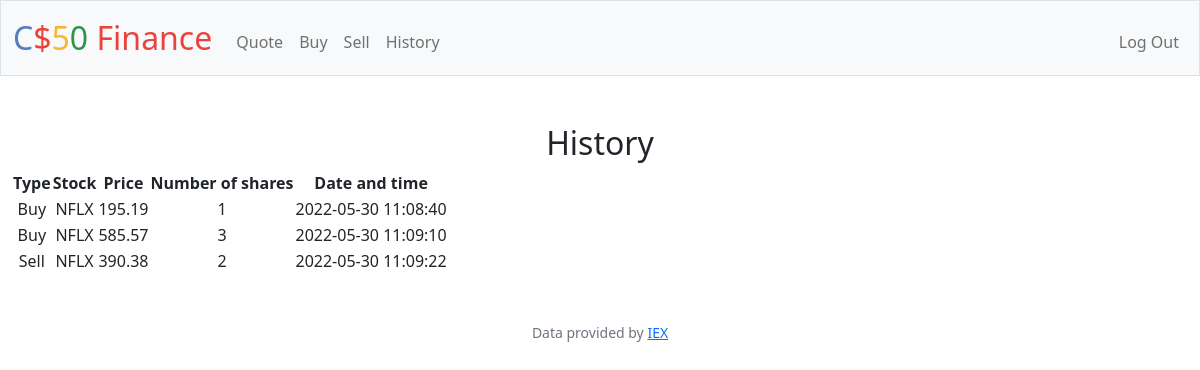
Page /history (signed in) on the earlier database version.
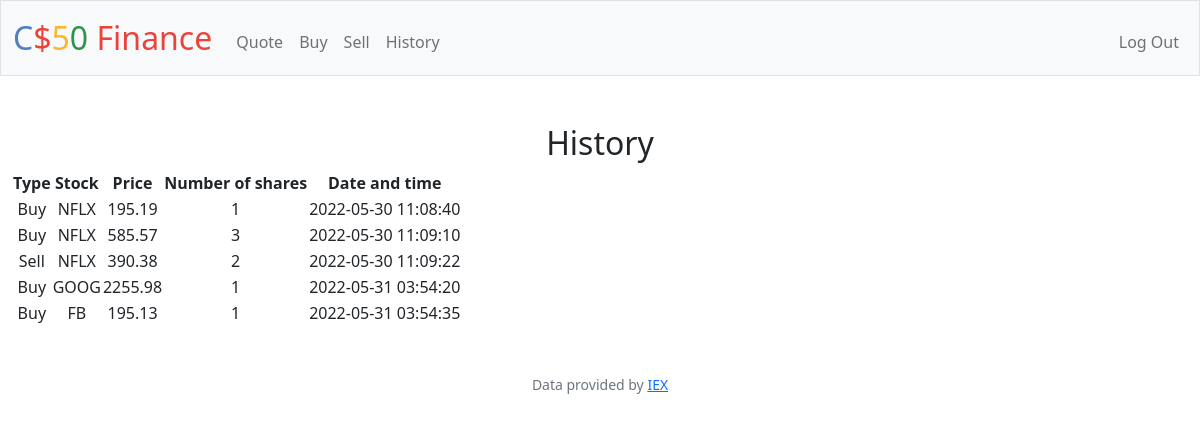
Same page on the later database version.
### tables this page shows
CREATE TABLE transactions (id INTEGER PRIMARY KEY AUTOINCREMENT NOT NULL, user_id INTEGER NOT NULL, stock TEXT NOT NULL, value TEXT NOT NULL, type TEXT, time TEXT, shares TEXT);

### app.py (the view)
@app.route("/history")
@login_required
def history():
    history = db.execute("SELECT * FROM transactions WHERE user_id = ?", session["user_id"])
    return render_template("history.html", history=history)

### app.py (called while the page is built)
@app.after_request
def after_request(response):
    response.headers["Cache-Control"] = "no-cache, no-store, must-revalidate"
    response.headers["Expires"] = 0
    response.headers["Pragma"] = "no-cache"
    return response

### helpers.py (called while the page is built)
def login_required(f):
    @wraps(f)
    def decorated_function(*args, **kwargs):
        if session.get("user_id") is None:
            return redirect("/login")
        return f(*args, **kwargs)
    return decorated_function

### templates/history.html (shortened to what this page needs)
{% extends "layout.html" %}
{% block main %}
    <div class="section">
        <h2>History</h2>
        <table>
            <thead>
                <tr>
                    <th>Type</th>
                    <th>Stock</th>
                    <th>Price</th>
                    <th>Number of shares</th>
                    <th>Date and time</th>
                </tr>
            </thead>
            <tbody>
                {% for id in history %}
                <tr>
                    <td>{{ id["type"] }}</td>
                    <td>{{ id["stock"] }} </td>
                    <td>{{ id["value"] }}</td>
                    <td>{{ id["shares"] }} </td>
                    <td>{{ id["time"] }}</td>
                </tr>
                {% endfor %}
            </tbody>
        </table>
    </div>
{% endblock %}

### templates/layout.html (shortened to what this page needs)
<!DOCTYPE html>
<html lang="en">
    <head>
        <link href="https://cdn.jsdelivr.net/npm/bootstrap@5.1.3/dist/css/bootstrap.min.css" rel="stylesheet">
        <link href="/static/styles.css" rel="stylesheet">
    </head>
    <body>
        <nav class="bg-light border navbar navbar-expand-md navbar-light">
            <div class="container-fluid">
                <a class="navbar-brand" href="/"><span class="blue">C</span><span class="red">$</span><span class="yellow">5</span><span class="green">0</span> <span class="red">Finance</span></a>
                <div class="collapse navbar-collapse" id="navbar">
                    {% if session["user_id"] %}
                        <ul class="navbar-nav me-auto mt-2">
                            <li class="nav-item"><a class="nav-link" href="/quote">Quote</a></li>
                            <li class="nav-item"><a class="nav-link" href="/buy">Buy</a></li>
                            <li class="nav-item"><a class="nav-link" href="/sell">Sell</a></li>
                            <li class="nav-item"><a class="nav-link" href="/history">History</a></li>
                        </ul>
                        <ul class="navbar-nav ms-auto mt-2">
                            <li class="nav-item"><a class="nav-link" href="/logout">Log Out</a></li>
                        </ul>
                    {% else %}
                        <ul class="navbar-nav ms-auto mt-2">
                            <li class="nav-item"><a class="nav-link" href="/register">Register</a></li>
                            <li class="nav-item"><a class="nav-link" href="/login">Log In</a></li>
                        </ul>
                    {% endif %}
                </div>
            </div>
        </nav>
        <main class="container-fluid py-5 text-center">
            {% block main %}{% endblock %}
        </main>
        <footer class="mb-5 small text-center text-muted">
            Data provided by <a href="https://iexcloud.io/">IEX</a>
        </footer>
    </body>
</html>

### static/styles.css (style rules this page uses)
nav .navbar-brand { font-size: xx-large; }
nav .navbar-brand .blue { color: #537fbe; }
nav .navbar-brand .red { color: #ea433b; }
nav .navbar-brand .yellow { color: #f5b82e; }
nav .navbar-brand .green { color: #2e944b; }

Differences in the rows shown:
added transactions: type "Buy", stock "GOOG", value "2255.98", shares "1", time "2022-05-31 03:54:20"
added transactions: type "Buy", stock "FB", value "195.13", shares "1", time "2022-05-31 03:54:35"
